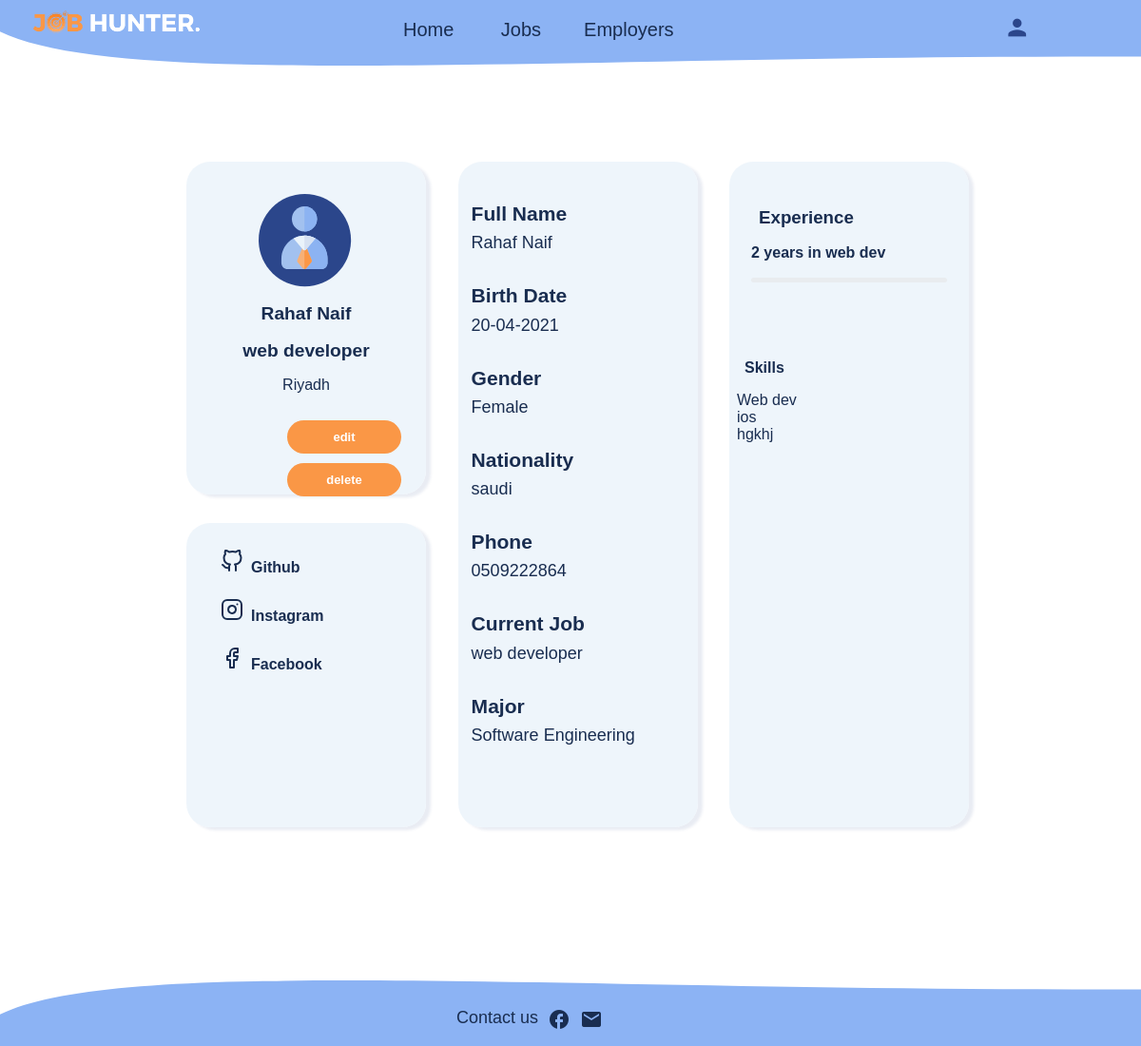
Page /JobSeekerViewProf.php?applicantID=rahafnaif0@gmail.com (signed in) on the earlier database version.
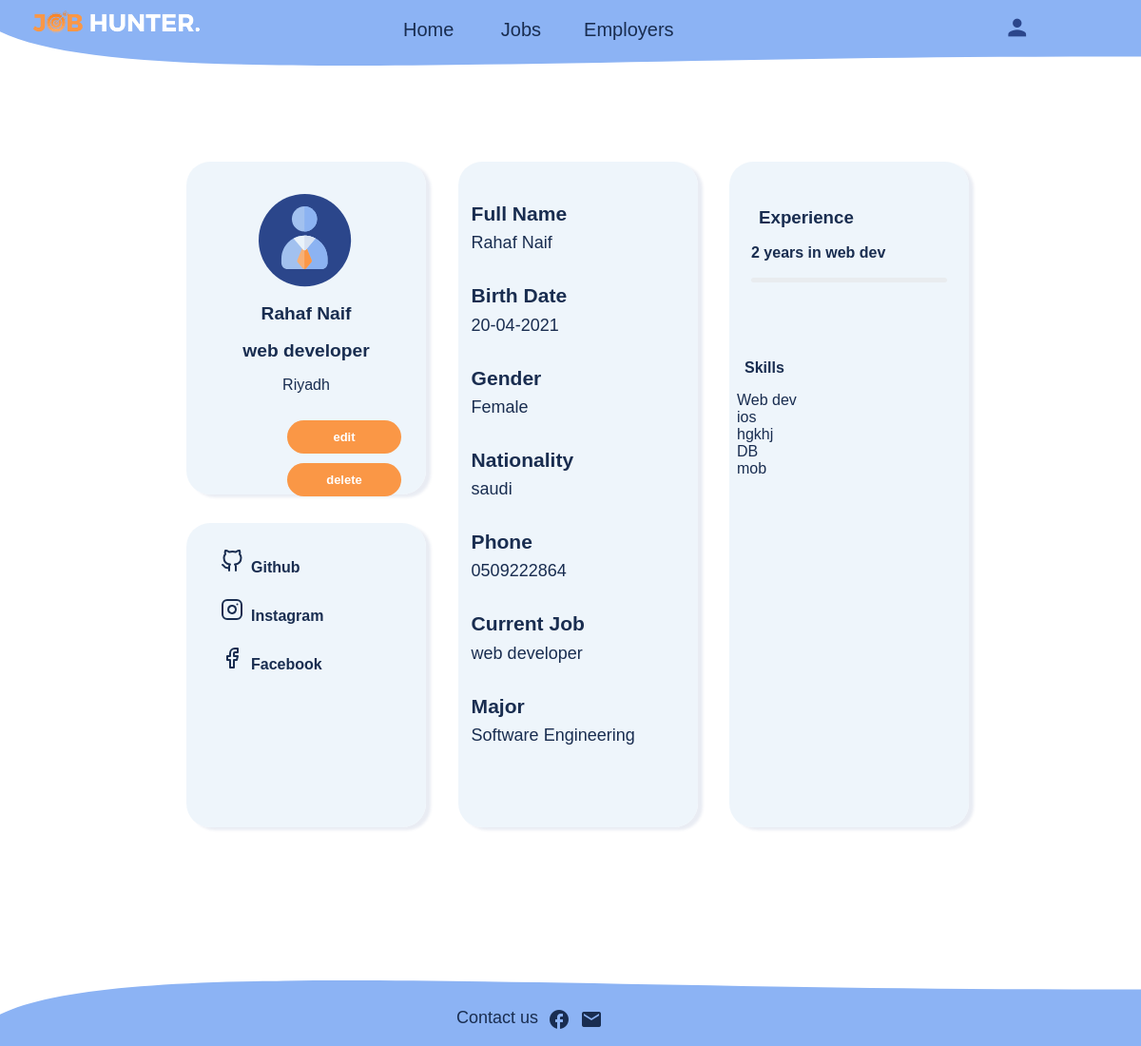
Same page on the later database version.
### tables this page shows
CREATE TABLE `jobseeker` (
  `firstName` varchar(50) NOT NULL,
  `lastName` varchar(50) NOT NULL,
  `email` varchar(50) NOT NULL,
  `password` varchar(30) NOT NULL,
  `birthDate` date NOT NULL,
  `gender` varchar(10) NOT NULL,
  `nationality` varchar(50) NOT NULL,
  `city` varchar(50) NOT NULL,
  `phone` char(12) NOT NULL,
  `major` varchar(50) NOT NULL,
  `experince` text DEFAULT NULL,
  `currentJob` varchar(50) DEFAULT NULL,
  `role` int(1) DEFAULT 1,
  `Github` text ,
  `Instagram` text ,
  `Facebook` text ,
         PRIMARY KEY(`email`)
         
);

CREATE TABLE `skills` (
  `skill_id` int(11) NOT NULL AUTO_INCREMENT,
  `JobSeeker_email` varchar(30) NOT NULL,
  `skillName` varchar(100) NOT NULL,
        PRIMARY KEY(`skill_id`),
        FOREIGN KEY (`JobSeeker_email`)
        REFERENCES `jobseeker` (`email`) ON DELETE CASCADE
);

### JobSeekerViewProf.php (the view, shortened to what this page needs)
<?php
if (!($database = mysqli_connect("localhost", "root", "")))
  die("<p>Could not connect to database</p>");
?>
<!DOCTYPE html>
<html lang="en" xmlns="http://www.w3.org/1999/xhtml">
<head>
  <link type="text/css" href="styles/JobSeekerProfile.css" rel="stylesheet" />
  <link rel="stylesheet" href="styles/Buttons.css" />
  <link rel="stylesheet" href="styles/NavbarStyles.css" />
  <link rel="stylesheet" href="styles/Notifications.css" />
  <link rel="stylesheet" href="styles\Footer.css" />
</head>
<body>
  <?php include('./NavigationBar.php') ?>
  <main style="min-height: 100vh;">
    <?php
    if (isset($_POST['viewi']))
      $email = $_POST['viewinfo'];
    else
      $email = $_SESSION['email'];
    if (isset($_GET['applicantID'])) {
      $email = $_GET['applicantID'];
    }
    $query = "select * from jobseeker WHERE email='$email'";
    $result = mysqli_query($database, $query);
    if ($result) {
      while ($data = mysqli_fetch_assoc($result)) {
        $firstName = $data['firstName'];
        $lastName = $data['lastName'];
        $email = $data['email'];
        $bDate = $data['birthDate'];
        $birthDate = date("d-m-Y", strtotime($bDate));
        $gender = $data['gender'];
        $nationality = $data['nationality'];
        $city = $data['city'];
        $phone = $data['phone'];
        $major = $data['major'];
        $experince = $data['experince'];
        $currentJob = $data['currentJob'];
      }
    } else {
      echo "There are no info.";
      exit();
    }
    ?>
    <div class="details">
      <img src="img/person_JobDetails.svg" alt="Admin" class="circle" style="width:128px;height:128px;">
      <h4><?php echo $firstName . " " . $lastName; ?> </h4>
      <h4><?php echo $currentJob; ?> </h4>
      <p><?php echo $city; ?></p>
      <div class="profile-buttons"> <br>
        <?php
        if ($_SESSION['role'] == 2)
          print '<div class="buttons">
                    <a href="mailto: ' . $email . '"> <i class="material-icons" >email</i> </a></div> ';
        else if ($_SESSION['role'] == 1)
          print '<div class="buttons"><a href="JobSeekerProf_edit.php"><button>edit</button></a>
                <form  action="JobSeekerViewProf.php" method="POST">
                <button  name="delete">
                delete</button>
                        </form>
                </div>';
        ?>
      </div>
    </div>
    <div class="details1">
      <li class="group-list-item display-flex justify-between align-center  flex-wrap">
        <h6 class="margin-bottom-0">Github</h6>
      <li class="group-list-item display-flex justify-between align-center  flex-wrap">
        <h6 class="margin-bottom-0">Instagram</h6>
      </li>
      <li class="group-list-item display-flex justify-between align-center  flex-wrap">
        <h6 class="margin-bottom-0">Facebook</h6>
      </li>
    </div>
    <div class="sideBar">
      <div class="titleAndValueDiv">
        <h3>Full Name</h3>
        <p><?php echo $firstName . " " . $lastName; ?></p>
      </div>
      <div class="titleAndValueDiv">
        <h3>Birth Date</h3>
        <p><?php echo $birthDate ?></p>
      </div>
      <div class="titleAndValueDiv">
        <h3>Gender</h3>
        <p><?php echo $gender ?></p>
      </div>
      <div class="titleAndValueDiv">
        <h3>Nationality</h3>
        <p> <?php echo $nationality ?></p>
      </div>
      <div class="titleAndValueDiv">
        <h3>Phone</h3>
        <p><?php echo $phone ?></p>
      </div>
      <div class="titleAndValueDiv">
        <?php if (!empty($currentJob)) { ?>
          <h3>Current Job</h3>
          <p><?php echo $currentJob ?></p> <?php } ?>
      </div>
      <div class="titleAndValueDiv">
        <h3>Major</h3>
        <p><?php echo $major ?></p>
      </div>
    </div>
    <div class="sideBar1">
      <div class="row gutters-sm">
        <div class="column-6 margin-bottom-3">
          <div class="card h-100">
            <div class="card-body">
              <h3 class="display-flex align-center  margin-bottom-3"><i class="material-icons text-info margin-right-2"> </i> Experience </span>
                <h4><?php echo $experince ?> </h4>
                <div class="progress margin-bottom-3" style="height: 5px">
                </div>
            </div>
          </div>
        </div>
        <div class="column-5 margin-bottom-3">
          <div class="card h-100">
            <div class="card-body">
              <h4 class="display-flex align-center  margin-bottom-3">
                Skills
              </h4><span style="position: absolute;left: 90%;top:2%;cursor: pointer;"></span>
              <?php
              $skills = "SELECT * FROM skills WHERE JobSeeker_email='" . $email . "'";
              $res = mysqli_query($database, $skills);
              if ($res) {
                while ($data = mysqli_fetch_assoc($res)) {
                  print('<p>' . $data['skillName'] . '</p>');
                }
              } else {
                echo $database->error;
                echo '<p>no skills</p>';
              }
              ?>
            </div>
          </div>
        </div>
      </div>
    </div>
  </main>
  <div class="footer">
    <div class="footer-content">
      <p>Contact us</p>
      <span class="material-icons">facebook</span>
      <a href="mailto:jobhunter@ksu.com"><span class="material-icons">email</span></a>
    </div>
    <div class="shape-footer" style="height: 150px;"><svg viewBox="0 0 500 150" preserveAspectRatio="none" style="height: 100%; width: 100%;">
        <path d="M-15.58,-15.49 C-16.70,110.81 186.45,57.52 502.48,59.50 L500.00,0.00 L0.00,0.00 Z" style="stroke: none; fill: #8CB3F4;"></path>
      </svg></div>
  </div>
</body>
</html>

### NavigationBar.php (shortened to what this page needs)
<span class="logo"><img src="img/logo.PNG" alt="logo" /></span>
<div style="height: 150px; overflow: hidden">
    <svg viewBox="0 0 500 150" preserveAspectRatio="none" style="height: 100%; width: 100%">
        <path d="M-15.58,-15.49 C-16.70,110.81 186.45,57.52 502.48,59.50 L500.00,0.00 L0.00,0.00 Z" style="stroke: none; fill: #8cb3f4"></path>
    </svg>
</div>
<header>
    <nav>
        <ul class="navLinks1">
            <li><a href="home.php">Home</a></li>
            <?php
              if ($_SESSION['role'] == 1) {
                  print '<li><a href="#">Jobs</a><ul><li><a href="jobSearch.php">Jobs</a></li><li><a href="Myapplicationlist.php">Applied Jobs</a></li></ul></li>';
                  print '<li><a href="EmployerSearch.php"> Employers </a></li>';
              }
              ?>
        </ul>
        <ul class="navLinks2">
            <li>
                <a href="#"><i class="material-icons">person</i></a>
            </li>
        </ul>
    </nav>
</header>

### styles/JobSeekerProfile.css (style rules this page uses)
* { margin: 0; padding: 0; font-family: "Lucida Sans", "Lucida Sans Regular", "Lucida Grande", "Lucida Sans Unicode", Geneva, Verdana, sans-serif; font-weight: 400; box-sizing: border-box; }
body { font-family: "Lucida Sans", "Lucida Sans Regular", "Lucida Grande", "Lucida Sans Unicode", Geneva, Verdana, sans-serif; color: #192d50; }
main { width: 70%; margin: 0 auto; position: relative; }
.details { list-style: none; width: 30%; border-radius: 1.25rem; font-size: 1rem; margin: 1rem; padding: 1rem; margin-top: 1.25rem; position: absolute; margin-left: 1rem; background-color: rgba(234, 243, 250, 0.8); text-align: center; height: 350px; background: rgba(234, 243, 250, 0.8); border-radius: 25px; box-shadow: 5px 3px 3px rgba(43, 70, 139, 0.1); }
.details1 { position: absolute; list-style: none; width: 30%; height: fit-content; height: 320px; border-radius: 1.25rem; font-size: 1rem; margin: 10rem; padding: 1rem; margin-right: 20px; margin-bottom: 10px; margin-top: 25rem; position: absolute; margin-left: 1rem; margin-bottom: 25px; padding: bottom 20px; background-color: rgba(234, 243, 250, 0.8); text-align: justify; background: rgba(234, 243, 250, 0.8); border-radius: 25px; box-shadow: 5px 3px 3px rgba(43, 70, 139, 0.1); }
.sideBar { display: inline-block; position: absolute; list-style: none; height: 700px; border-radius: 20px; font-size: 16px; margin: 1px; padding: 10px; margin-top: 20px; background-color: rgba(234, 243, 250, 0.8); right: 0; margin-right: 34%; width: 30%; background: rgba(234, 243, 250, 0.8); border-radius: 25px; box-shadow: 5px 3px 3px rgba(43, 70, 139, 0.1); }
.sideBar1 { display: inline-block; position: absolute; list-style: none; height: 700px; border-radius: 20px; font-size: 16px; margin: 1px; margin-top: 20px; background-color: rgba(234, 243, 250, 0.8); right: 0; margin-right: 1px; margin-left: 20px; width: 30%; background: rgba(234, 243, 250, 0.8); border-radius: 25px; box-shadow: 5px 3px 3px rgba(43, 70, 139, 0.1); }
.titleAndValueDiv { margin: 2rem 0.2rem; }
.titleAndValueDiv, .details h6 { font-size: large; font-weight: bold; }
.details h4 { font-size: larger; padding-bottom: 0.5rem; }
.profile-buttons { display: inline; }
.circle { border-radius: 50%; }
.column-3, .column-6, .column-9, .column-4, .column-8 { position: relative; width: 100%; min-height: 1px; padding-right: 15px; padding-left: 15px; }
.margin-bottom-3 { margin-bottom: 1rem !important; }
.card { position: relative; display: flex; flex-direction: column; min-width: 0; word-wrap: break-word; background-clip: border-box; border-radius: 0.25rem; }
.card-body { flex: 1 1 auto; padding: 1.25rem; }
.display-flex { display: flex !important; }
.align-center { align-items: center !important; }
.margin-bottom-3 { margin-top: 1rem !important; }
.group-list-item { position: relative; display: block; padding: 0.75rem 1.25rem; margin-bottom: -1px; border: 1px rgba(0, 0, 0, 0.125); }
.justify-between { justify-content: space-between !important; }
.flex-wrap { flex-wrap: wrap !important; }
.margin-bottom-0 { margin-bottom: 0 !important; }
.margin-right-2 { margin-right: 0.5rem !important; }
h1, h2, h3, h4, h5, h6 { margin-top: 0; margin-bottom: 0.5rem; }
h1, h2, h3, h4, h5, h6 { margin-bottom: 0.5rem; font-family: inherit; font-weight: 600; line-height: 1.2; color: inherit; }
h6 { font-size: 1rem; }
.h-100 { height: 100% !important; }
.progress { display: -webkit-box; display: -ms-flexbox; display: flex; height: 1rem; overflow: hidden; font-size: 0.75rem; background-color: #e9ecef; border-radius: 0.25rem; }
.card-body { flex: 1 1 auto; min-height: 1px; padding: 1rem; }
.gutters-sm { margin-right: -8px; margin-left: -8px; }
.shape-footer { width: 100%; }
.navLinks2 { margin-right: 7%; }

### styles/Buttons.css (style rules this page uses)
button { display: block; position: relative; width: 120px; height: 35px; margin: 10px 20px 0px 90px; border-radius: 50px; font-size: 13px; color: white; border: none; outline: none; font-weight: bold; background: #fa9746; cursor: pointer; }
a { text-decoration: none; }

Differences in the rows shown:
now on this page (row edited): skills: skillName "DB"
now on this page (row edited): skills: skillName "mob"
